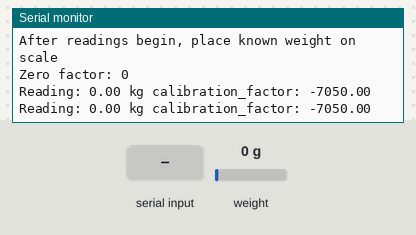
Simulated run of this sketch. Board: Arduino Uno, built with avr-gcc and run on an emulated ATmega328P. On the bench: the last lines printed to the serial monitor. The inputs (shaded band) are chosen by the test bench; at power-on: weight on the scale 0 g.

Above: at 3.2 s.
3.3 s: weight on the scale set to 100 g
At 3.7 s:
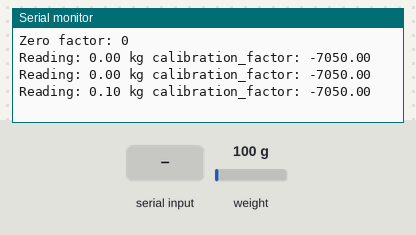
4.8 s: "+" received over Serial
At 5.4 s:
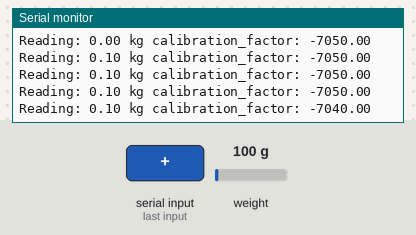
6.3 s: byte 116 ('t') received over Serial
7.8 s: "a" received over Serial
At 9.2 s:
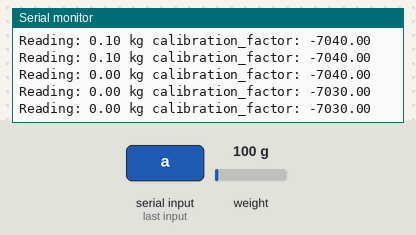
9.3 s: byte 116 ('t') received over Serial
12.5 s: weight on the scale set to 1250 g
At 13.0 s:
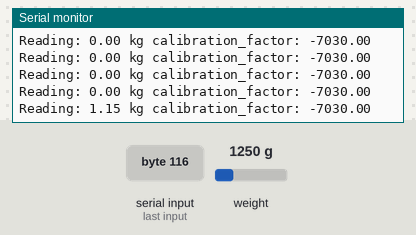
Timing chart, 0 to 15.0 s (numbered marks = the images above; inputs shaded):
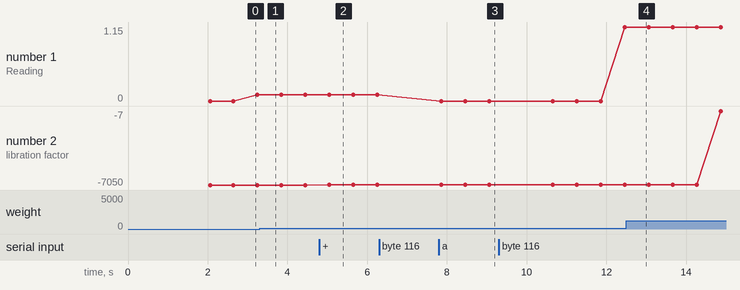

The sketch:

sketch_aug23a.ino
```cpp
#include "HX711.h"

HX711 scale(5, 6);
int buzzer = 10;
float calibration_factor = -7050; // use either -2200, 2200, 41800
float units;
float ounces;

void setup() {
  Serial.begin(9600);
  Serial.println("HX711 calibration sketch");
  Serial.println("Remove all weight from scale");
  Serial.println("After readings begin, place known weight on scale");

  scale.set_scale();
  scale.tare();  //Reset the scale to 0

  long zero_factor = scale.read_average(); //Get a baseline reading
  Serial.print("Zero factor: "); //This can be used to remove the need to tare the scale. Useful in permanent scale projects.
  Serial.println(zero_factor);
}

void loop() {

  scale.set_scale(calibration_factor); //Adjust to this calibration factor

  Serial.print("Reading: ");
  units = scale.get_units(), 10;
  if (units < 0)
  {
    units = 0.00;
  }
  ounces = units * 0.035274;
  Serial.print(units);
  Serial.print(" kg");
  Serial.print(" calibration_factor: ");
  Serial.print(calibration_factor);
  Serial.println();
  delay(500);
  setCal();
}
void setCal(){ // For manually Calibrating

  if(Serial.available())
  {
    char temp = Serial.read();
   if(temp == '+' || temp == 'a')
      calibration_factor += 10;
    else if(temp == '-' || temp == 'z')
      calibration_factor -= 10;
    else if(temp == 's')
      calibration_factor += 100;
    else if(temp == 'x')
      calibration_factor -= 100;
    else if(temp == 'd')
      calibration_factor += 1000;
    else if(temp == 'c')
      calibration_factor -= 1000;
    else if(temp == 'f')
      calibration_factor += 10000;
    else if(temp == 'v')
      calibration_factor -= 10000;
    else if(temp == 't')
      scale.tare();  //Reset the scale to zero
  }
}
void buzz(){

  unsigned char i, j ;
  while (1)
  {
    for (i = 0; i <80; i++)
    {
      digitalWrite (buzzer, HIGH) ;
      delay (100);
      digitalWrite (buzzer, LOW);
      delay (100);
    }
    for (i = 0; i <100; i++)
    {
      digitalWrite (buzzer, HIGH);
      delay (100);
      digitalWrite (buzzer, LOW);
      delay (100);
    }
  }

}
```

Measured:
- after the input at 4.8 s, the serial monitor: prints a new line after 0.25 s (image 2)
- after the input at 7.8 s, the serial monitor: prints a new line after 0.66 s (image 3)
- plotted number 1: 0 → 1.15 after the input at 9.3 s
- plotted number 2: -7050 → -7040 after the input at 4.8 s, -7040 → -7030 after the input at 7.8 s
